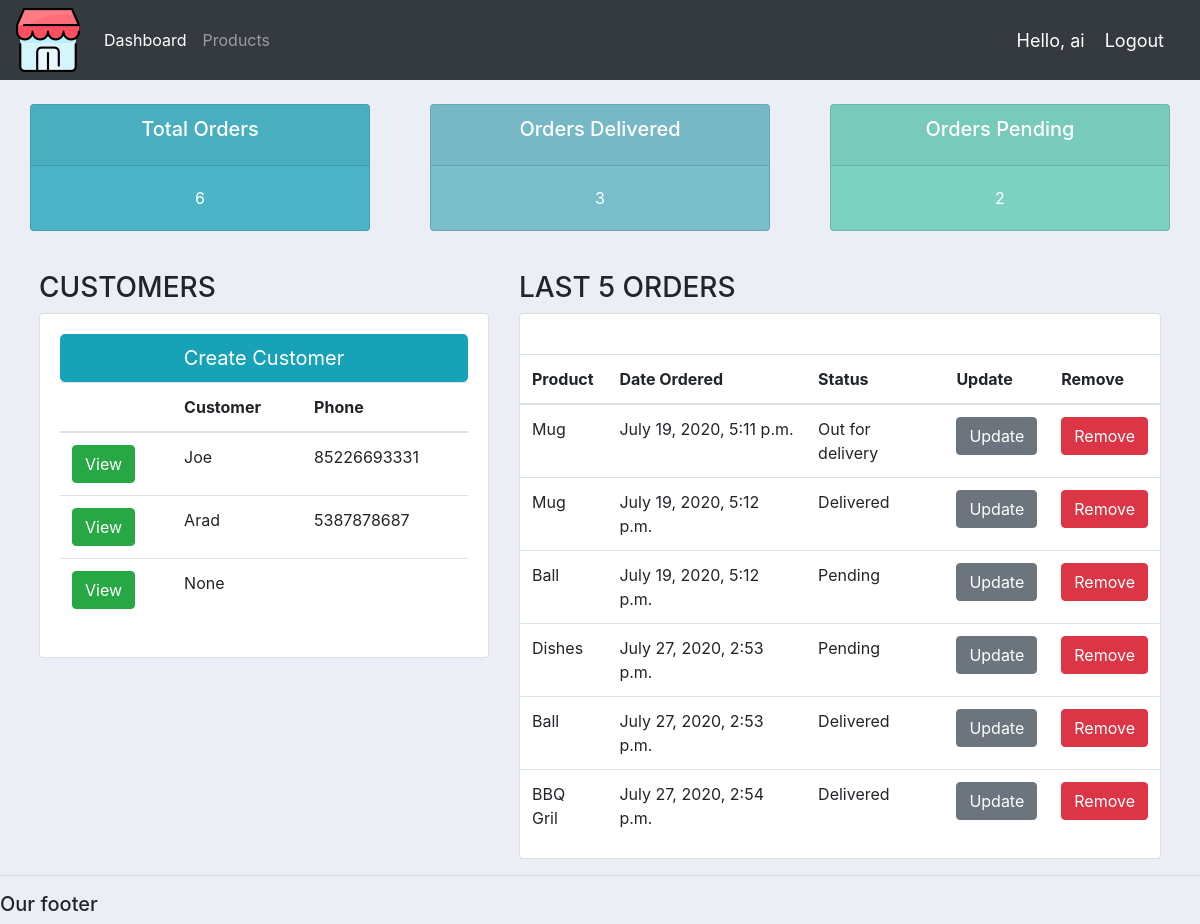
Before: / (signed in) with the older database file.
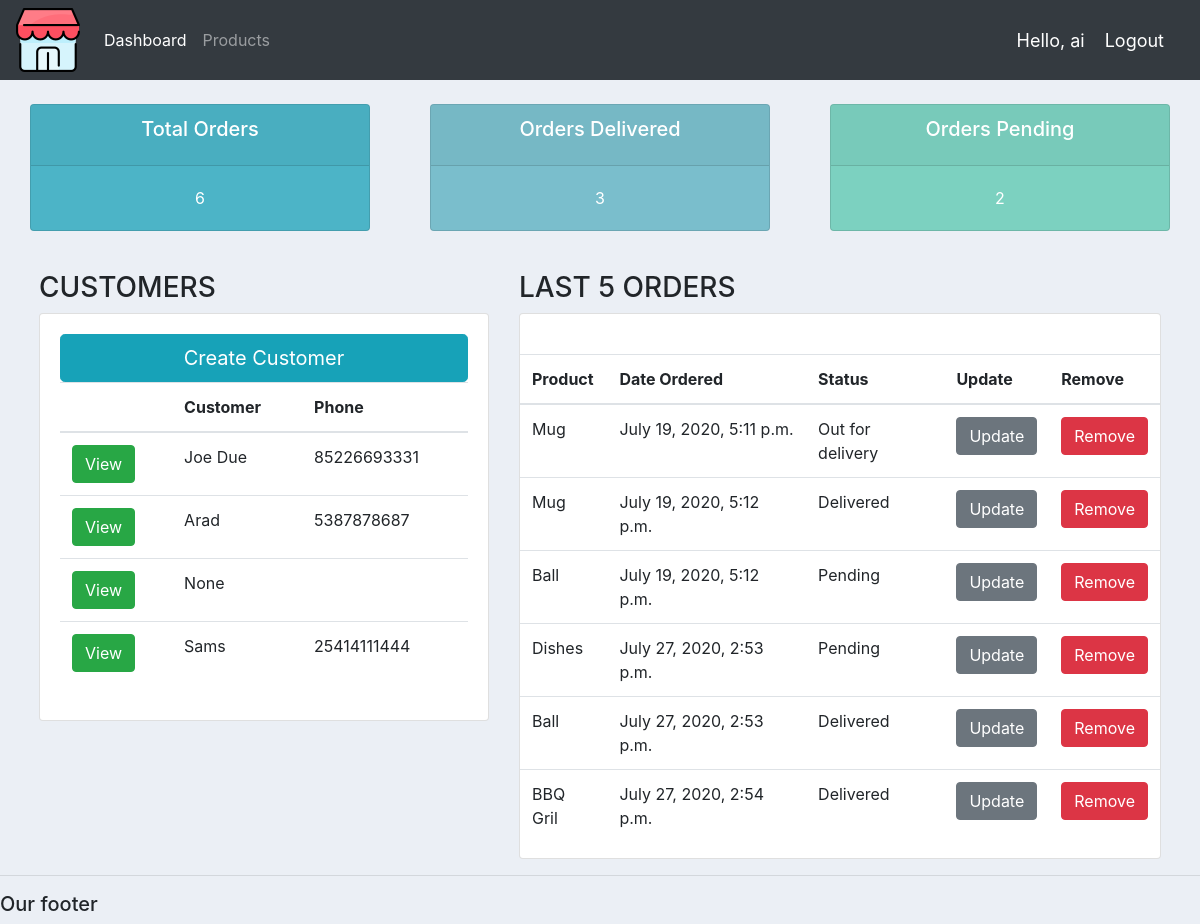
After: the same page with the newer database file.
### accounts/models.py (models this page shows, shortened)
class Customer(models.Model):
    user = models.OneToOneField(User, null=True,blank=True, on_delete=models.CASCADE)
    name = models.CharField(max_length=200, null=True)
    phone =models.CharField(max_length=200)
    email = models.CharField(max_length=200)
    profile_pic = models.ImageField(default="profile.png",null=True, blank=True)
    date_created = models.DateTimeField(auto_now_add=True, null=True)

class Order(models.Model):
    STATUS = (
        ('Pending','Pending'),
        ('Out for delivery', 'Out for delivery'),
        ('Delivered','Delivered')
    )
    customer = models.ForeignKey(Customer, null=True, on_delete = models.SET_NULL)
    product = models.ForeignKey(Product, null=True,on_delete=models.SET_NULL)
    date_created = models.DateTimeField(auto_now_add=True, null=True)
    status = models.CharField(max_length=200, null=True, choices=STATUS)
    note = models.CharField(max_length=1000, null=True)

class Product(models.Model):
    CATEGORYS = (
        ('Indoor','Indoor'),
        ('Out of door','Out of door')
    )
    name = models.CharField(max_length=200, null=True)
    price = models.FloatField(null=True)
    category = models.CharField(max_length=200, null=True, choices=CATEGORYS)
    description = models.CharField(max_length=200, null=True, blank=True)
    date_created = models.DateTimeField(auto_now_add=True, null=True)
    tags = models.ManyToManyField(Tag)

### accounts/decorators.py (the view)
    def wrapper_func(request, *args,**kwargs):
        group = None
        if request.user.groups.exists():
            group = request.user.groups.all()[0].name
        if group == 'customer':
            return redirect('user-page')
        if group == 'admin':
            return view_func(request, *args,**kwargs)

### accounts/views.py (called while the page is built)
@login_required(login_url="login")
@admin_only
def home(request):
    customers = Customer.objects.all()
    orders = Order.objects.all()
    total_customers = customers.count()
    total_orders = orders.count()
    delivered = orders.filter(status='Delivered').count()
    pending = orders.filter(status='Pending').count()
    context = {"orders":orders, "customers":customers,'total_orders':total_orders,'total_customers':total_customers,'delivered':delivered, 'pending':pending}
    return render(request, 'accounts/dashboard.html', context)

### accounts/templates/accounts/dashboard.html
{% extends 'accounts/main.html' %}
{% block content %}
<br>
{% include 'accounts/status.html' %}
<br>
<div class="row px-4">
    <div class="col-md-5">
      <h3>CUSTOMERS</h3>
      <div class="card">
          <div class="card-body">
              <button type="button" class="btn btn-info btn-lg btn-block">Create Customer</button>
              <table class="table">
                  <thead>
                    <tr>
                      <th></th>
                      <th scope="col">Customer</th>
                      <th scope="col">Phone</th>
                    </tr>
                  </thead>
                  <tbody>
                      {% for customer in customers %}
                      <tr>
                        <td><a  class="btn btn-success" href="{% url 'customer' customer.id %}">View</a></td>
                        <td>{{customer.name}}</td>
                        <td>{{customer.phone}}</td>
                      </tr>
                      {% endfor %}
                  </tbody>
              </table>
          </div>
      </div>
    </div>
    <div class="col-md-7">
      <h3>LAST 5 ORDERS</h3>
      <div class="card">
          <div class="card-body">
          </div>
          <table class="table">
            <thead>
              <tr>
                <th scope="col">Product</th>
                <th scope="col">Date Ordered</th>
                <th scope="col">Status</th>
                <th scope="col">Update</th>
                <th scope="col">Remove</th>
              </tr>
            </thead>
            <tbody>
                {% for order in orders %}
                <tr>
                    <td>{{order.product.name}}</td>
                    <td>{{order.date_created}}</td>
                    <td>{{order.status}}</td>
                    <td><a class="btn btn-secondary" href="{% url 'update_order' order.id %}" >Update</a></td>
                    <td><a class="btn btn-danger" href="{% url 'delete_order' order.id %}" >Remove</a></td>
                </tr>
                {% endfor %}
            </tbody>
        </table>
      </div>
    </div>
</div>
{% endblock %}

### accounts/templates/accounts/main.html (shortened to what this page needs)
{% load static %}
<!DOCTYPE html>
<html lang="en">
<head>
    <link rel="stylesheet" href="https://stackpath.bootstrapcdn.com/bootstrap/4.4.1/css/bootstrap.min.css">
    <link rel="stylesheet" type="text/css" href="{% static '/css/main.css' %}">
</head>
<body>
    {% include 'accounts/navbar.html' %}
    <div class="container-fluid">
        {% block content %}
        {% endblock %}
    </div>
    <hr>
    <h5>Our footer</h5>
</body>
</html>

### accounts/templates/accounts/navbar.html (shortened to what this page needs)
{% load static %}
<nav class="navbar navbar-expand-lg navbar-dark bg-dark ">
    <img src="{% static 'images/store.png'%} "  class="mr-3">
    <div class="collapse navbar-collapse" id="navbarNavDropdown">
      <ul class="navbar-nav">
        {% if request.user.is_staff %}
        <li class="nav-item active">
          <a class="nav-link" href="{% url 'home' %}">Dashboard <span class="sr-only">(current)</span></a>
        </li>
        <li class="nav-item">
          <a class="nav-link" href="{% url 'products' %}">Products</a>
        </li>
        {% else %}
        <li class="nav-item">
          <a class="nav-link" href="{% url 'account' %}">Settings</a>
        </li>
        {% endif %}
      </ul>
    </div>
    <span class="hello-msg">Hello, {{request.user}} </span>
    <span ><a class="hello-msg" href="{% url 'logout' %}">Logout</a></span>
 </nav>

### accounts/templates/accounts/status.html
<div class="row">
    <div class="col">
        <div class="col ">
            <div class="card text-center  text-white mb-3" id="total-orders" >
                <div class="card-header">
                    <h5 class="card-title">Total Orders</h5>
                </div>
                <div class="card-body">
                  <p class="card-text">{{total_orders}}</p>
                </div>
            </div>
        </div>
    </div>
    <div class="col">
        <div class="col">
            <div class="card text-center  text-white  mb-3" id="orders-delivered" >
                <div class="card-header">
                    <h5 class="card-title">Orders Delivered</h5>
                </div>
                <div class="card-body">
                  <p class="card-text">{{delivered}}</p>
                </div>
              </div>
        </div>
    </div>
    <div class="col">
        <div class="col" >
            <div class="card text-center  text-white  mb-3" id="orders-pending" >
                <div class="card-header">
                    <h5 class="card-title">Orders Pending</h5>
                </div>
                <div class="card-body">
                  <p class="card-text">{{pending}}</p>
                </div>
              </div>
        </div>
    </div>
</div>

### static/css/main.css (style rules this page uses)
body { background-color: #ebeff5; }
#total-orders { background-color:#4cb4c7; }
#orders-delivered { background-color: #7abecc; }
#orders-pending { background-color: #7cd1c0; }

### accounts/templates/accounts/navbar.html (style rules this page uses)
.hello-msg { font-size: 18px; color:white; margin-right: 20px; }

Changed rows visible on the page:
changed Customer: name "Joe" → "Joe Due"
added Customer: name "Sams", phone "25414111444"
